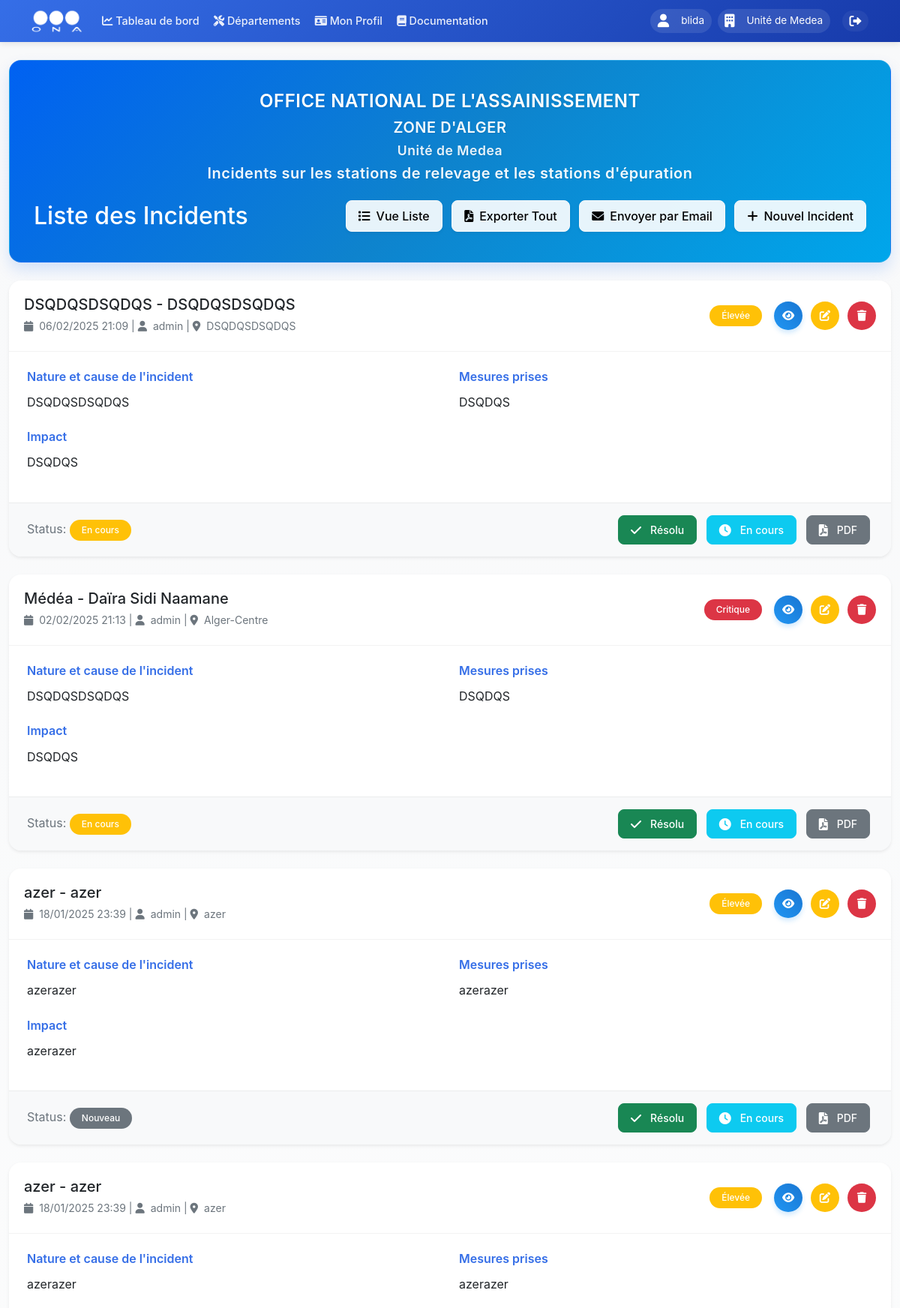
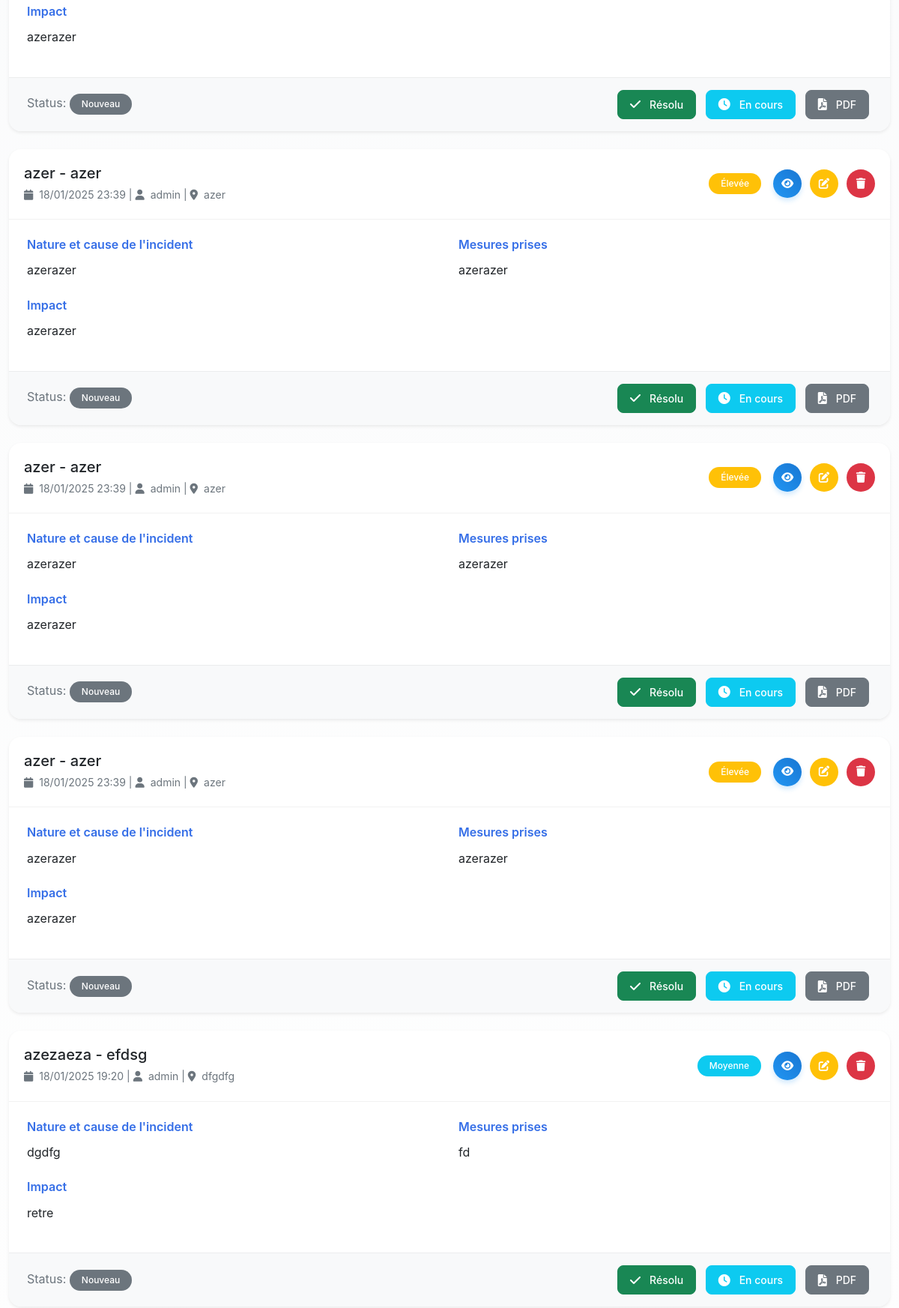
Screenshot of /incidents (signed in, upper part) with the database file from the repository (2 pictures, top to bottom).
### models.py (models this page shows, shortened)
class User(UserMixin, db.Model):
    __tablename__ = 'users'
    id = db.Column(db.Integer, primary_key=True)
    username = db.Column(db.String(80), unique=True, nullable=False)
    nickname = db.Column(db.String(80))
    email = db.Column(db.String(120), unique=True, nullable=True)
    password_hash = db.Column(db.String(128))
    role = db.Column(db.String(20), nullable=False, default=UserRole.UTILISATEUR)
    is_active = db.Column(db.Boolean, default=True)
    last_login = db.Column(db.DateTime)
    unit_id = db.Column(db.Integer, db.ForeignKey('units.id', ondelete='SET NULL'), nullable=True)
    zone_id = db.Column(db.Integer, db.ForeignKey('zones.id', ondelete='SET NULL'), nullable=True)
    created_at = db.Column(db.DateTime, default=datetime.utcnow)
    updated_at = db.Column(db.DateTime, default=datetime.utcnow, onupdate=datetime.utcnow)
    profile = db.relationship('UserProfile', backref='user', uselist=False, lazy=True, cascade='all, delete-orphan')
    incidents = db.relationship('Incident', backref='author', lazy=True)

class Unit(db.Model):
    __tablename__ = 'units'
    id = db.Column(db.Integer, primary_key=True)
    name = db.Column(db.String(100), nullable=False)
    code = db.Column(db.String(10), unique=True, nullable=False)
    email = db.Column(db.String(120), unique=True, nullable=True)
    phone = db.Column(db.String(20), nullable=True)
    description = db.Column(db.Text)
    address = db.Column(db.String(200))
    zone_id = db.Column(db.Integer, db.ForeignKey('zones.id', ondelete='CASCADE'), nullable=False)
    director_id = db.Column(db.Integer, db.ForeignKey('users.id'), nullable=True)
    centers = db.relationship('Center', backref='unit', lazy=True, cascade='all, delete-orphan')
    users = db.relationship('User', backref='assigned_unit', lazy=True, foreign_keys='User.unit_id')
    director = db.relationship('User', foreign_keys=[director_id], backref='directed_unit', lazy=True)
    incidents = db.relationship('Incident', backref='unit', lazy=True)
    created_at = db.Column(db.DateTime, default=datetime.utcnow)
    updated_at = db.Column(db.DateTime, default=datetime.utcnow, onupdate=datetime.utcnow)

class Incident(db.Model):
    __tablename__ = 'incidents'
    id = db.Column(db.Integer, primary_key=True)
    title = db.Column(db.String(200), nullable=False)
    wilaya = db.Column(db.String(50), nullable=False)
    commune = db.Column(db.String(100), nullable=False)
    localite = db.Column(db.String(200), nullable=False)
    structure_type = db.Column(db.String(50), nullable=False, default='Conduits')
    nature_cause = db.Column(db.Text, nullable=False)
    date_incident = db.Column(db.DateTime, nullable=False)
    mesures_prises = db.Column(db.Text)
    impact = db.Column(db.Text, nullable=False)
    gravite = db.Column(db.String(50), nullable=False)
    status = db.Column(db.String(20), nullable=False, default='Nouveau')
    date_resolution = db.Column(db.DateTime)
    resolution_notes = db.Column(db.Text)
    user_id = db.Column(db.Integer, db.ForeignKey('users.id'), nullable=False)
    unit_id = db.Column(db.Integer, db.ForeignKey('units.id'), nullable=False)
    center_id = db.Column(db.Integer, db.ForeignKey('centers.id'))
    drawn_shapes = db.Column(JSON, nullable=True)
    latitude = db.Column(db.Float, nullable=True)
    longitude = db.Column(db.Float, nullable=True)
    created_at = db.Column(db.DateTime, default=datetime.utcnow)
    updated_at = db.Column(db.DateTime, default=datetime.utcnow, onupdate=datetime.utcnow)

### routes/incidents.py (the view, shortened to what this page needs)
@incidents.route('/incidents')
@login_required
def incident_list():
    def get_incidents_for_user():
        if current_user.role == UserRole.ADMIN:
            return Incident.query.order_by(Incident.date_incident.desc()).all()
        if not current_user.unit_id:
            flash('Vous devez sélectionner une unité pour voir les incidents.', 'warning')
            return []
        return Incident.query.filter_by(unit_id=current_user.unit_id).order_by(Incident.date_incident.desc()).all()
    page = request.args.get('page', 1, type=int)
    per_page = 10  # Number of incidents per page
    incidents = get_incidents_for_user()
    total_incidents = len(incidents)
    total_pages = (total_incidents + per_page - 1) // per_page
    start_idx = (page - 1) * per_page
    end_idx = start_idx + per_page
    paginated_incidents = incidents[start_idx:end_idx]
    return render_template('incidents/incident_list.html',
                           incidents=paginated_incidents,
                           page=page,
                           total_pages=total_pages,
                           total_incidents=total_incidents)

### templates/incidents/incident_list.html (shortened to what this page needs)
{% extends "base/base.html" %}
{% block extra_css %}
<link href="{{ url_for('static', filename='css/base.css') }}" rel="stylesheet">
<link href="{{ url_for('static', filename='css/dashboard.css') }}" rel="stylesheet">
{% endblock %}
{% block content %}
<div class="container-fluid py-4">
    <div class="dashboard-header mb-4 fade-in">
        <div class="text-center mb-4">
            <h4 class="mb-2">OFFICE NATIONAL DE L'ASSAINISSEMENT</h4>
            <h5 class="mb-2">ZONE D'ALGER</h5>
            {% if current_user.role != 'Admin' %}
                <h6 class="mb-2">{{ current_user.assigned_unit.name if current_user.assigned_unit else 'Aucune unité assignée' }}</h6>
            {% else %}
                <h6 class="mb-2">Tous les incidents</h6>
            {% endif %}
            <h5>Incidents sur les stations de relevage et les stations d'épuration</h5>
        </div>
        <div class="d-flex justify-content-between align-items-center flex-wrap">
            <h2 class="mb-0">Liste des Incidents</h2>
            <div class="action-buttons">
                <button id="toggleView" class="btn btn-light me-2">
                </button>
                <a href="{{ url_for('incidents.export_all_incidents_pdf') }}" class="btn btn-light me-2">
                    <i class="fas fa-file-pdf me-2"></i>Exporter Tout
                </a>
                <button class="btn btn-light me-2" id="emailButton">
                    <i class="fas fa-envelope me-2"></i>Envoyer par Email
                </button>
                <a href="{{ url_for('incidents.new_incident') }}" class="btn btn-light desktop-new-incident">
                    <i class="fas fa-plus me-2"></i>Nouvel Incident
                </a>
            </div>
        </div>
    </div>
    {% if incidents %}
    <div id="cardView">
        {% for incident in incidents %}
        <div class="incident-card card mb-4 shadow-sm fade-in">
            <div class="card-header d-flex justify-content-between align-items-center">
                <div>
                    <h5 class="mb-1">{{ incident.wilaya }} - {{ incident.commune }}</h5>
                    <small class="text-muted">
                        <i class="fas fa-calendar me-2"></i>{{ incident.date_incident.strftime('%d/%m/%Y %H:%M') }} |
                        <i class="fas fa-user me-2"></i>{{ incident.author.username }}
                        | <i class="fas fa-map-marker-alt me-2"></i>{{ incident.localite }}
                    </small>
                </div>
                <div class="d-flex align-items-center">
                    <span class="severity-badge badge bg-{{ 'danger' if incident.gravite == 'Critique' else 'warning' if incident.gravite == 'Élevée' else 'info' if incident.gravite == 'Moyenne' else 'success' }} me-2">
                        {{ incident.gravite }}
                    </span>
                    <div class="btn-group ms-2">
                        <a href="{{ url_for('incidents.view_incident', incident_id=incident.id) }}" class="btn btn-primary btn-sm text-white" title="Voir les détails">
                            <i class="fas fa-eye"></i>
                        </a>
                        <a href="{{ url_for('incidents.edit_incident', incident_id=incident.id) }}" class="btn btn-warning btn-sm text-white" title="Modifier">
                            <i class="fas fa-edit"></i>
                        </a>
                        <button type="button" class="btn btn-danger btn-sm text-white" title="Supprimer" data-bs-toggle="modal" data-bs-target="#deleteIncidentModal{{ incident.id }}">
                            <i class="fas fa-trash"></i>
                        </button>
                    </div>
                </div>
            </div>
            <div class="card-body">
                <div class="row">
                    <div class="col-md-6">
                        <h6 class="section-title">Nature et cause de l'incident</h6>
                        <p class="mb-4">{{ incident.nature_cause }}</p>
                        <h6 class="section-title">Impact</h6>
                        <p>{{ incident.impact }}</p>
                    </div>
                    <div class="col-md-6">
                        <h6 class="section-title">Mesures prises</h6>
                        {% if incident.status == 'Résolu' %}
                            <div class="alert alert-success">
                                <i class="fas fa-check-circle me-2"></i>
                                {% if incident.date_resolution %}
                                    <strong>Résolu le {{ incident.date_resolution.strftime('%d/%m/%Y à %H:%M') }}</strong>
                                {% else %}
                                    <strong>Résolu</strong>
                                {% endif %}
                                <p class="mb-0 mt-2">{{ incident.mesures_prises }}</p>
                            </div>
                        {% else %}
                            <p>{{ incident.mesures_prises or 'Aucune mesure prise pour le moment' }}</p>
                        {% endif %}
                    </div>
                </div>
            </div>
            <div class="card-footer">
                <div class="d-flex justify-content-between align-items-center flex-wrap">
                    <div>
                        <span class="text-muted me-3">Status:
                            <span class="status-badge badge bg-{{ 'success' if incident.status == 'Résolu' else 'warning' if incident.status == 'En cours' else 'secondary' }}">
                                {{ incident.status }}
                            </span>
                        </span>
                    </div>
                    <div class="action-btn-group">
                        {% if incident.status != 'Résolu' %}
                            <button type="button"
                                    class="btn btn-success btn-sm text-white"
                                    title="Marquer comme résolu"
                                    data-bs-toggle="modal"
                                    data-bs-target="#closeIncidentModal{{ incident.id }}">
                                <i class="fas fa-check me-1"></i>Résolu
                            </button>
                        {% endif %}
                        <button type="button" class="btn btn-info btn-sm text-white" title="Marquer en cours">
                            <i class="fas fa-clock me-1"></i>En cours
                        </button>
                        <a href="{{ url_for('incidents.export_incident_pdf', incident_id=incident.id) }}"
                           class="btn btn-secondary btn-sm text-white"
                           title="Exporter en PDF">
                            <i class="fas fa-file-pdf me-1"></i>PDF
                        </a>
                    </div>
                </div>
            </div>
        </div>
        {% endfor %}
    </div>
    {% endif %}
</div>
{% endblock %}

### templates/base/base.html (shortened to what this page needs)
<!DOCTYPE html>
<html lang="fr" dir="ltr">
<head>
    <link href="https://cdn.jsdelivr.net/npm/bootstrap@5.1.3/dist/css/bootstrap.min.css" rel="stylesheet">
    <link href="https://cdnjs.cloudflare.com/ajax/libs/font-awesome/6.0.0/css/all.min.css" rel="stylesheet">
    <link rel="stylesheet" href="https://unpkg.com/leaflet@1.9.4/dist/leaflet.css" />
    {% block extra_css %}{% endblock %}
</head>
<body>
    <nav class="navbar navbar-expand-lg sticky-top">
        <div class="container">
            <a class="navbar-brand" href="{{ url_for('dashboard') }}">
                <img src="{{ url_for('static', filename='images/ona_logo.png') }}" alt="ONA">
            </a>
            <div class="collapse navbar-collapse" id="navbarNav">
                <ul class="navbar-nav me-auto mb-2 mb-lg-0">
                    <li class="nav-item">
                        <a class="nav-link" href="{{ url_for('dashboard') }}">
                            <i class="fas fa-chart-line"></i>
                            <span>Tableau de bord</span>
                        </a>
                    </li>
                    <li class="nav-item">
                        <a class="nav-link" href="{{ url_for('departements') }}">
                            <i class="fas fa-tools"></i>
                            <span>Départements</span>
                        </a>
                    </li>
                    {% if current_user.is_authenticated %}
                    <li class="nav-item">
                        <a class="nav-link" href="{{ url_for('profiles.view_profile') }}">
                            <i class="fas fa-id-card"></i>
                            <span>Mon Profil</span>
                        </a>
                    </li>
                    {% endif %}
                    <li class="nav-item">
                        <a class="nav-link {% if active_page == 'documentation' %}active{% endif %}" href="{{ url_for('documentation.view_documentation') }}">
                            <i class="fas fa-book"></i> Documentation
                        </a>
                    </li>
                </ul>
                <div class="user-section">
                    <div class="d-flex align-items-center">
                        {% if current_user.is_authenticated %}
                            <div class="user-info">
                                <i class="fas fa-user me-2"></i>
                                <span>
                                    {% if current_user.nickname %}
                                        {{ current_user.nickname }}
                                    {% else %}
                                        {{ current_user.username }}
                                    {% endif %}
                                </span>
                            </div>
                            {% if current_user.assigned_unit %}
                            <div class="user-info">
                                <i class="fas fa-building me-2"></i>
                                <span>{{ current_user.assigned_unit.name }}</span>
                            </div>
                            {% endif %}
                            <a href="{{ url_for('auth.logout') }}" class="logout-btn text-white text-decoration-none ms-2" title="Déconnexion">
                                <i class="fas fa-sign-out-alt"></i>
                            </a>
                        {% else %}
                            <a href="{{ url_for('auth.login') }}" class="btn btn-light">Connexion</a>
                        {% endif %}
                    </div>
                </div>
            </div>
        </div>
    </nav>
    {% block content %}{% endblock %}
</body>
</html>

### rows the page displays
User: nickname "blida"
Unit: assigned_unit.name "Unité de Medea", assigned_unit "Unité de Medea"
Incident: wilaya "DSQDQSDSQDQS", commune "DSQDQSDSQDQS", date_incident "06/02/2025 21:09", author.username "admin", localite "DSQDQSDSQDQS", gravite "Élevée", nature_cause "DSQDQSDSQDQS", impact "DSQDQS", mesures_prises "DSQDQS", status "En cours"
Incident: wilaya "Médéa", commune "Daïra Sidi Naamane", date_incident "02/02/2025 21:13", author.username "admin", localite "Alger-Centre", gravite "Critique", nature_cause "DSQDQSDSQDQS", impact "DSQDQS", mesures_prises "DSQDQS", status "En cours"
Incident: wilaya "azer", commune "azer", date_incident "18/01/2025 23:39", author.username "admin", localite "azer", gravite "Élevée", nature_cause "azerazer", impact "azerazer", mesures_prises "azerazer", status "Nouveau"
Incident: wilaya "azer", commune "azer", date_incident "18/01/2025 23:39", author.username "admin", localite "azer", gravite "Élevée", nature_cause "azerazer", impact "azerazer", mesures_prises "azerazer", status "Nouveau"
Incident: wilaya "azer", commune "azer", date_incident "18/01/2025 23:39", author.username "admin", localite "azer", gravite "Élevée", nature_cause "azerazer", impact "azerazer", mesures_prises "azerazer", status "Nouveau"
Incident: wilaya "azer", commune "azer", date_incident "18/01/2025 23:39", author.username "admin", localite "azer", gravite "Élevée", nature_cause "azerazer", impact "azerazer", mesures_prises "azerazer", status "Nouveau"
Incident: wilaya "azer", commune "azer", date_incident "18/01/2025 23:39", author.username "admin", localite "azer", gravite "Élevée", nature_cause "azerazer", impact "azerazer", mesures_prises "azerazer", status "Nouveau"
Incident: wilaya "azezaeza", commune "efdsg", date_incident "18/01/2025 19:20", author.username "admin", localite "dfgdfg", gravite "Moyenne", nature_cause "dgdfg", impact "retre", mesures_prises "fd", status "Nouveau"
